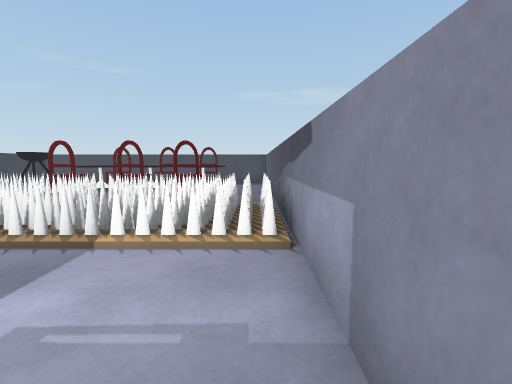
[1] (above)

14 first-person views from a walk through a 3-D level made in the Unity game engine. The camera is 1.2 m above the floor, tilts 6° down and sees 85° across. The floor is counted in squares, 1 m on a side. Each view is taken from the middle of a square. On the plan, view 1 faces up. The plan holds only what a view shows up to about 13 squares ahead; the rest is blank. The player is left out. Surface patterns are stand-ins for the level's own textures.

[2]
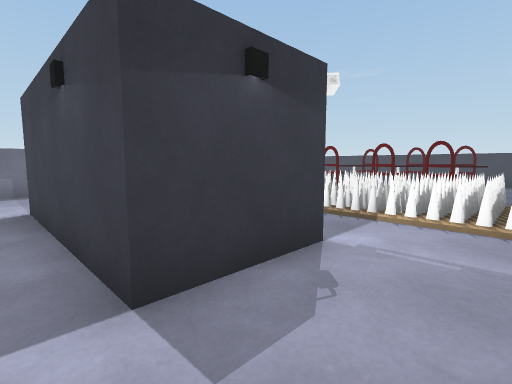

[3]
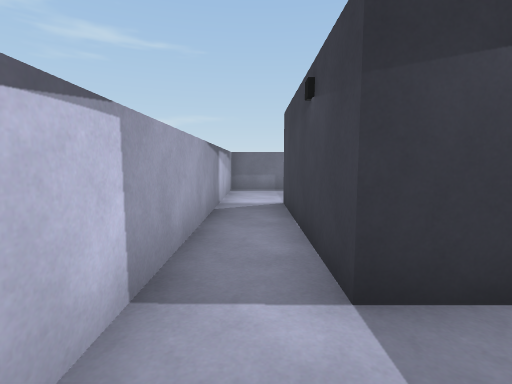

[4]
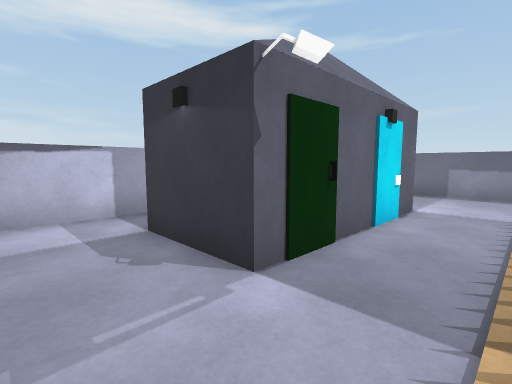

[5]
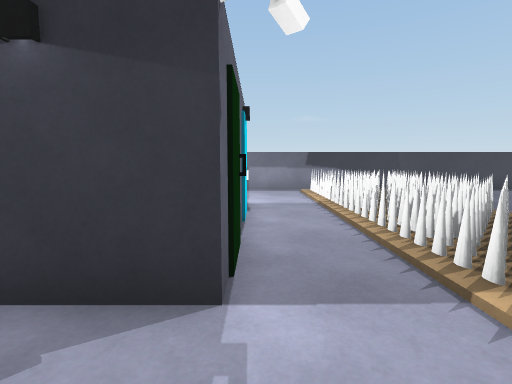

[6]
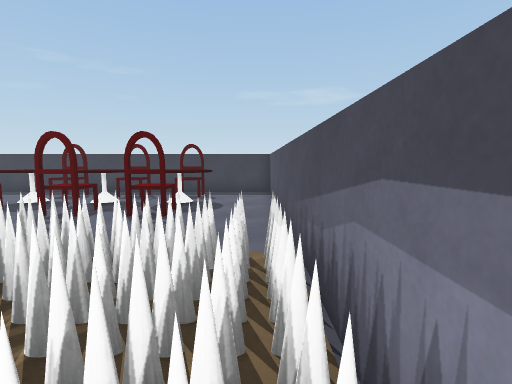

[7]
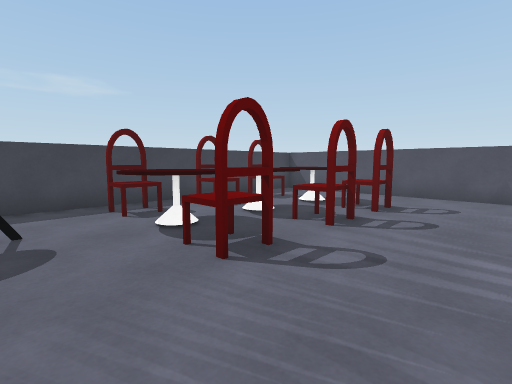

[8]
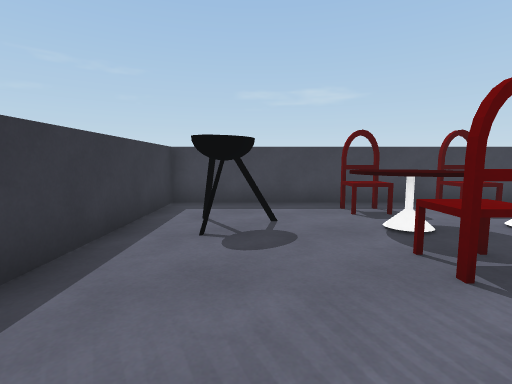

[9]
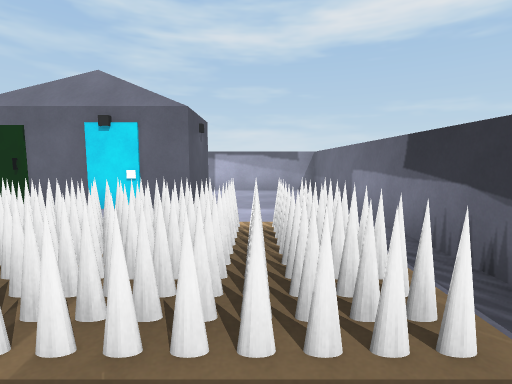

[10]
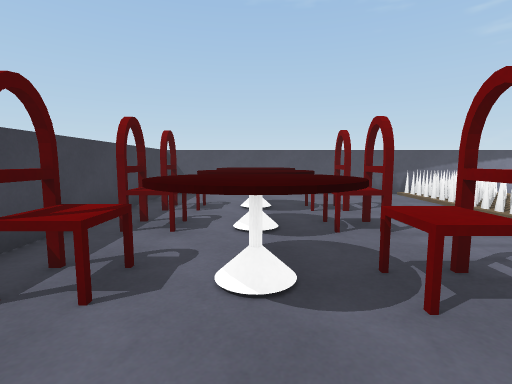

[11]
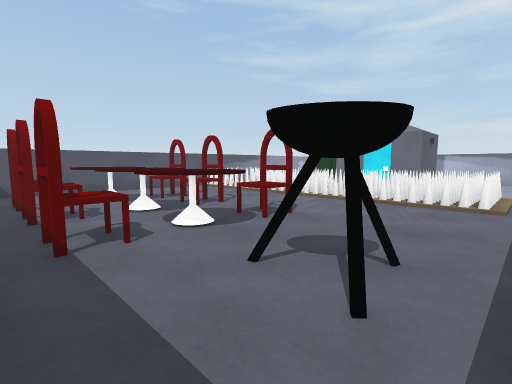

[12]
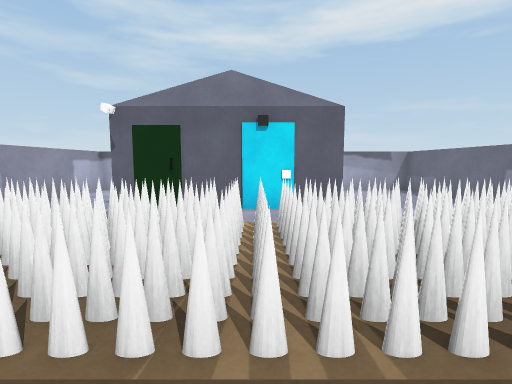

[13]
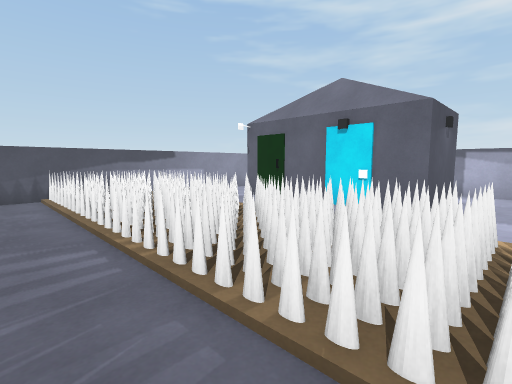

[14]
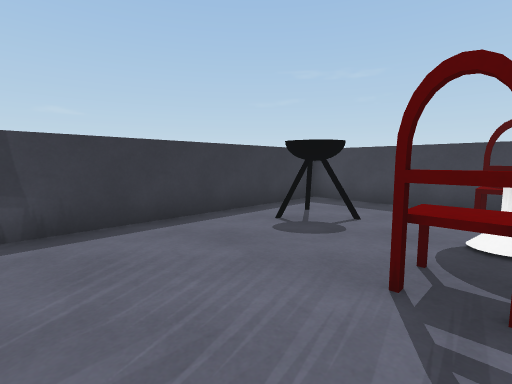

### Floor plan
Key: @ floor where view 1 was taken; # wall or solid block; . floor; / step, stairs or slope; = window, fence, low wall or low ledge; ^ raised ledge; C chair.
Columns run from 13 left of view 1 to 1 right of it. Each row starts with its distance up from view 1.
 17 ###############
 16 #.............#
 15 #....CC.CCCC..#
 14 #.##.^C.^#CC..#
 13 #.#..^^^^^^^..#
 12 #....C^.^#CC..#
 11 #....CC.CCCC..#
 10 #.............#
  9 #.............#
  8 #.............#
  7 #.============#
  6 #.============#
  5 #.============#
  4 #.==/========/#
  3 #.............#
  2 #....######...#
  1 #....#    ##..#
  0 #....#     #.@#
 -1 #....#######..#
 -2 #.............#
 -3 ###############

Where each view was taken, in squares from view 1:
view 1: 0 up, 0 right, facing up
view 2: 2 down, 0 right, facing up-left
view 3: 2 down, 0 right, facing left
view 4: 4 up, 0 right, facing down-left
view 5: 2 up, 0 right, facing left
view 6: 4 up, 0 right, facing up
view 7: 8 up, 10 left, facing up-right
view 8: 8 up, 10 left, facing up
view 9: 9 up, 10 left, facing down
view 10: 13 up, 10 left, facing right
view 11: 16 up, 12 left, facing down-right
view 12: 9 up, 6 left, facing down
view 13: 9 up, 10 left, facing down-right
view 14: 8 up, 7 left, facing up-left
